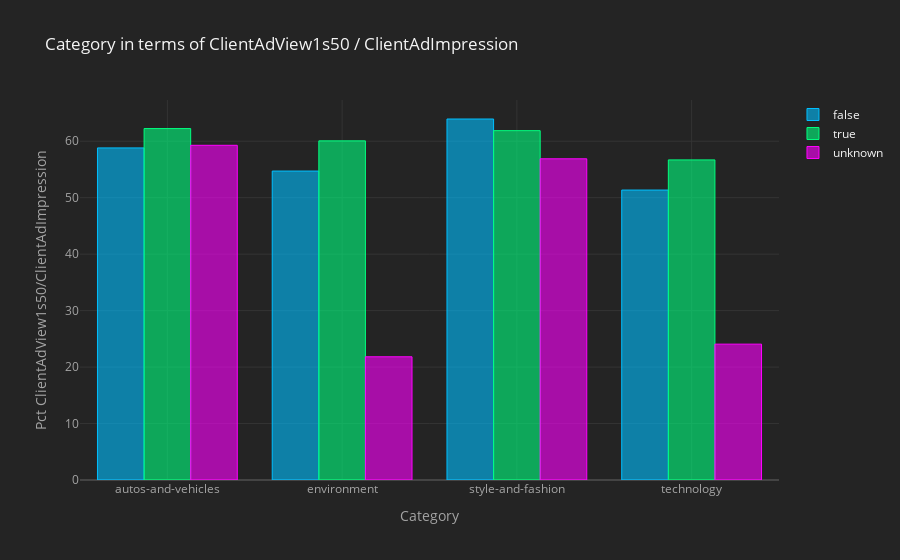

The code cell stored with this chart in its notebook:
### Markdown cell above
### 3.2 Try to find similarities between two or more categories

### Code cell
aux3 = df.groupby(['pageCategory', 'pageBrandsafe']).agg({'ClientAdImpression':'sum'})
aux4 = df.groupby(['pageCategory', 'pageBrandsafe']).agg({'ClientAdView1s50':'sum'})
aux_3_2_1 = aux3.merge(aux4, on=['pageCategory','pageBrandsafe'], how='left', indicator=False)
aux_3_2_1['Pct'] = 100*(aux_3_2_1['ClientAdView1s50']/aux_3_2_1['ClientAdImpression'])
aux_3_2_1 = aux_3_2_1['Pct'].unstack(level=1)
aux_3_2_1.iplot(kind='bar', color=['deepskyblue','springgreen','magenta','yellow'],
    xTitle='Category', yTitle='Pct ClientAdView1s50/ClientAdImpression',
    title= 'Category in terms of ClientAdView1s50 / ClientAdImpression')

### Figure 1 — Plotly figure (JSON) as saved in the notebook; plotly's stock layout.template omitted (floating-point values rounded to 4 significant figures)
{"data": [{"marker": {"color": "rgba(0, 191, 255, 0.6)", "line": {"color": "rgba(0, 191, 255, 1.0)", "width": 1}}, "name": "false", "orientation": "v", "text": "", "type": "bar", "x": ["autos-and-vehicles", "environment", "style-and-fashion", "technology"], "y": [58.82, 54.72, 63.94, 51.35]}, {"marker": {"color": "rgba(0, 255, 127, 0.6)", "line": {"color": "rgba(0, 255, 127, 1.0)", "width": 1}}, "name": "true", "orientation": "v", "text": "", "type": "bar", "x": ["autos-and-vehicles", "environment", "style-and-fashion", "technology"], "y": [62.24, 60.06, 61.87, 56.69]}, {"marker": {"color": "rgba(255, 0, 255, 0.6)", "line": {"color": "rgba(255, 0, 255, 1.0)", "width": 1}}, "name": "unknown", "orientation": "v", "text": "", "type": "bar", "x": ["autos-and-vehicles", "environment", "style-and-fashion", "technology"], "y": [59.28, 21.82, 56.89, 24.06]}], "layout": {"legend": {"bgcolor": "#242424", "font": {"color": "#F4F4F4"}}, "paper_bgcolor": "#242424", "plot_bgcolor": "#242424", "title": {"font": {"color": "#F4F4F4"}, "text": "Category in terms of ClientAdView1s50 / ClientAdImpression"}, "xaxis": {"gridcolor": "#343434", "showgrid": true, "tickfont": {"color": "#A4A4A4"}, "title": {"font": {"color": "#A4A4A4"}, "text": "Category"}, "zerolinecolor": "#444444"}, "yaxis": {"gridcolor": "#343434", "showgrid": true, "tickfont": {"color": "#A4A4A4"}, "title": {"font": {"color": "#A4A4A4"}, "text": "Pct ClientAdView1s50/ClientAdImpression"}, "zerolinecolor": "#444444"}}}
